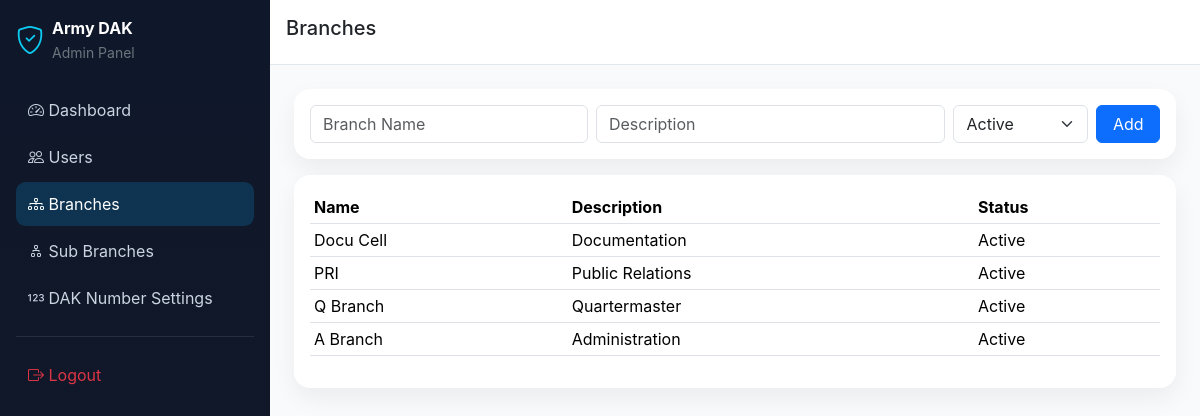
/admin/branches.php (signed in), run on the app's committed database.
### tables this page shows
CREATE TABLE IF NOT EXISTS branches (
  id INT AUTO_INCREMENT PRIMARY KEY,
  branch_name VARCHAR(100) NOT NULL,
  description VARCHAR(255) NULL,
  status TINYINT(1) NOT NULL DEFAULT 1
);

### config/database.php (called while the page is built, shortened)
<?php
function db(): PDO
{
    $host = getenv('DB_HOST') ?: '127.0.0.1';
    $name = getenv('DB_NAME') ?: 'dak_system';
    $user = getenv('DB_USER') ?: 'root';
    $pass = getenv('DB_PASS') ?: '';
    $dsn = sprintf('mysql:host=%s;dbname=%s;charset=utf8mb4', $host, $name);
    $pdo = new PDO($dsn, $user, $pass, [
        PDO::ATTR_ERRMODE => PDO::ERRMODE_EXCEPTION,
        PDO::ATTR_DEFAULT_FETCH_MODE => PDO::FETCH_ASSOC,
        PDO::ATTR_EMULATE_PREPARES => false,
    ]);
    return $pdo;
}

### includes/auth.php (called while the page is built, shortened)
<?php
require_once __DIR__ . '/../config/database.php';
function esc(string $value): string
{
    return htmlspecialchars($value, ENT_QUOTES, 'UTF-8');
}

### admin/branches.php (the view, shortened to what this page needs)
<?php
require_once __DIR__ . '/../includes/auth.php';
$rows = db()->query('SELECT * FROM branches ORDER BY id DESC')->fetchAll();
include __DIR__ . '/../includes/header.php';
include __DIR__ . '/../includes/sidebar.php';
?>
<div class="main-panel"><div class="topbar p-3"><h5>Branches</h5></div><main class="p-4">
<div class="card p-3 mb-3"><form method="post" class="row g-2"><?= csrf_field() ?>
<div class="col-md-4"><input name="branch_name" required class="form-control" placeholder="Branch Name"></div>
<div class="col-md-5"><input name="description" class="form-control" placeholder="Description"></div>
<div class="col-md-2"><select name="status" class="form-select"><option value="1">Active</option><option value="0">Inactive</option></select></div>
<div class="col-md-1"><button class="btn btn-primary w-100">Add</button></div></form></div>
<div class="card p-3"><table class="table table-sm"><tr><th>Name</th><th>Description</th><th>Status</th></tr><?php foreach($rows as $r): ?><tr><td><?= esc($r['branch_name']) ?></td><td><?= esc($r['description'] ?? '') ?></td><td><?= $r['status']?'Active':'Inactive' ?></td></tr><?php endforeach; ?></table></div>
</main></div>
<?php include __DIR__ . '/../includes/footer.php'; ?>

### assets/css/style.css (style rules this page uses)
:root { --primary: #0f172a; --accent: #075985; --bg: #f8fafc; }
body { font-family: Inter, Roboto, sans-serif; background: var(--bg); }
.main-panel { flex: 1; }
.topbar { background: #fff; border-bottom: 1px solid #e2e8f0; }
.card { border: none; border-radius: 1rem; box-shadow: 0 10px 25px rgba(2, 6, 23, .06); }

### data on the page
branches: branch_name "Docu Cell", description "Documentation", status "Active"
branches: branch_name "PRI", description "Public Relations", status "Active"
branches: branch_name "Q Branch", description "Quartermaster", status "Active"
branches: branch_name "A Branch", description "Administration", status "Active"
